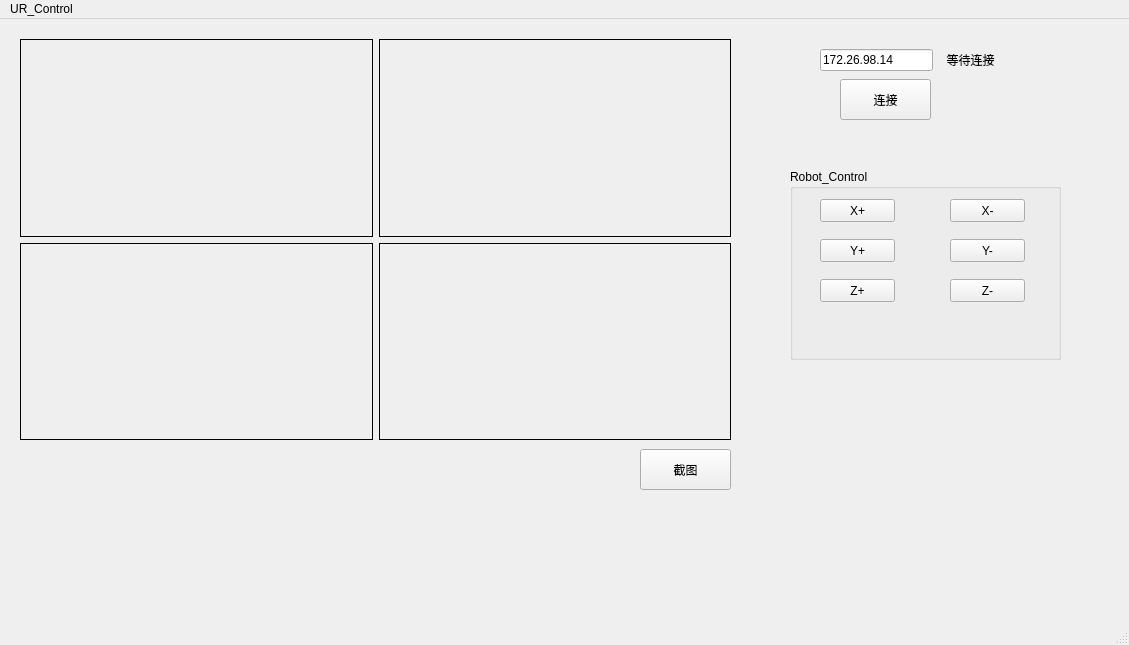
<?xml version="1.0" encoding="UTF-8"?>
<ui version="4.0">
 <class>MainWindow</class>
 <widget class="QMainWindow" name="MainWindow">
  <property name="enabled">
   <bool>true</bool>
  </property>
  <property name="geometry">
   <rect>
    <x>0</x>
    <y>0</y>
    <width>1129</width>
    <height>645</height>
   </rect>
  </property>
  <property name="sizePolicy">
   <sizepolicy hsizetype="Preferred" vsizetype="Preferred">
    <horstretch>0</horstretch>
    <verstretch>0</verstretch>
   </sizepolicy>
  </property>
  <property name="windowTitle">
   <string>MainWindow</string>
  </property>
  <widget class="QWidget" name="centralwidget">
   <widget class="QLineEdit" name="le_IPAdress">
    <property name="geometry">
     <rect>
      <x>820</x>
      <y>30</y>
      <width>113</width>
      <height>22</height>
     </rect>
    </property>
    <property name="text">
     <string>172.26.98.14</string>
    </property>
   </widget>
   <widget class="QPushButton" name="btn_Connect">
    <property name="geometry">
     <rect>
      <x>840</x>
      <y>60</y>
      <width>91</width>
      <height>41</height>
     </rect>
    </property>
    <property name="text">
     <string>连接</string>
    </property>
   </widget>
   <widget class="QLabel" name="lbl_Status">
    <property name="geometry">
     <rect>
      <x>940</x>
      <y>30</y>
      <width>61</width>
      <height>21</height>
     </rect>
    </property>
    <property name="text">
     <string>等待连接</string>
    </property>
    <property name="alignment">
     <set>Qt::AlignmentFlag::AlignCenter</set>
    </property>
   </widget>
   <widget class="QPushButton" name="btn_Capture">
    <property name="geometry">
     <rect>
      <x>640</x>
      <y>430</y>
      <width>91</width>
      <height>41</height>
     </rect>
    </property>
    <property name="text">
     <string>截图</string>
    </property>
   </widget>
   <widget class="QWidget" name="layoutWidget">
    <property name="geometry">
     <rect>
      <x>20</x>
      <y>20</y>
      <width>711</width>
      <height>401</height>
     </rect>
    </property>
    <layout class="QGridLayout" name="gridLayout">
     <property name="leftMargin">
      <number>0</number>
     </property>
     <item row="0" column="1">
      <widget class="QLabel" name="lbl_Cam2">
       <property name="sizePolicy">
        <sizepolicy hsizetype="Ignored" vsizetype="Ignored">
         <horstretch>0</horstretch>
         <verstretch>0</verstretch>
        </sizepolicy>
       </property>
       <property name="frameShape">
        <enum>QFrame::Shape::Box</enum>
       </property>
       <property name="text">
        <string/>
       </property>
       <property name="scaledContents">
        <bool>true</bool>
       </property>
      </widget>
     </item>
     <item row="0" column="0">
      <widget class="QLabel" name="lbl_Cam1">
       <property name="sizePolicy">
        <sizepolicy hsizetype="Ignored" vsizetype="Ignored">
         <horstretch>0</horstretch>
         <verstretch>0</verstretch>
        </sizepolicy>
       </property>
       <property name="baseSize">
        <size>
         <width>0</width>
         <height>0</height>
        </size>
       </property>
       <property name="frameShape">
        <enum>QFrame::Shape::Box</enum>
       </property>
       <property name="text">
        <string/>
       </property>
       <property name="scaledContents">
        <bool>true</bool>
       </property>
       <property name="alignment">
        <set>Qt::AlignmentFlag::AlignCenter</set>
       </property>
      </widget>
     </item>
     <item row="3" column="0">
      <widget class="QLabel" name="lbl_Cam3">
       <property name="sizePolicy">
        <sizepolicy hsizetype="Ignored" vsizetype="Ignored">
         <horstretch>0</horstretch>
         <verstretch>0</verstretch>
        </sizepolicy>
       </property>
       <property name="contextMenuPolicy">
        <enum>Qt::ContextMenuPolicy::DefaultContextMenu</enum>
       </property>
       <property name="frameShape">
        <enum>QFrame::Shape::Box</enum>
       </property>
       <property name="text">
        <string/>
       </property>
       <property name="scaledContents">
        <bool>true</bool>
       </property>
       <property name="alignment">
        <set>Qt::AlignmentFlag::AlignCenter</set>
       </property>
      </widget>
     </item>
     <item row="3" column="1">
      <widget class="QLabel" name="lbl_Cam4">
       <property name="sizePolicy">
        <sizepolicy hsizetype="Ignored" vsizetype="Ignored">
         <horstretch>0</horstretch>
         <verstretch>0</verstretch>
        </sizepolicy>
       </property>
       <property name="frameShape">
        <enum>QFrame::Shape::Box</enum>
       </property>
       <property name="text">
        <string/>
       </property>
       <property name="scaledContents">
        <bool>true</bool>
       </property>
      </widget>
     </item>
    </layout>
   </widget>
   <widget class="QGroupBox" name="groupBox">
    <property name="geometry">
     <rect>
      <x>790</x>
      <y>150</y>
      <width>271</width>
      <height>191</height>
     </rect>
    </property>
    <property name="contextMenuPolicy">
     <enum>Qt::ContextMenuPolicy::NoContextMenu</enum>
    </property>
    <property name="title">
     <string>Robot_Control</string>
    </property>
    <widget class="QPushButton" name="btn_X_Plus">
     <property name="geometry">
      <rect>
       <x>30</x>
       <y>30</y>
       <width>75</width>
       <height>23</height>
      </rect>
     </property>
     <property name="text">
      <string>X+</string>
     </property>
    </widget>
    <widget class="QPushButton" name="btn_X_Minus">
     <property name="geometry">
      <rect>
       <x>160</x>
       <y>30</y>
       <width>75</width>
       <height>23</height>
      </rect>
     </property>
     <property name="text">
      <string>X-</string>
     </property>
    </widget>
    <widget class="QPushButton" name="btn_Y_Minus">
     <property name="geometry">
      <rect>
       <x>160</x>
       <y>70</y>
       <width>75</width>
       <height>23</height>
      </rect>
     </property>
     <property name="text">
      <string>Y-</string>
     </property>
    </widget>
    <widget class="QPushButton" name="btn_Y_Plus">
     <property name="geometry">
      <rect>
       <x>30</x>
       <y>70</y>
       <width>75</width>
       <height>23</height>
      </rect>
     </property>
     <property name="text">
      <string>Y+</string>
     </property>
    </widget>
    <widget class="QPushButton" name="btn_Z_Minus">
     <property name="geometry">
      <rect>
       <x>160</x>
       <y>110</y>
       <width>75</width>
       <height>23</height>
      </rect>
     </property>
     <property name="text">
      <string>Z-</string>
     </property>
    </widget>
    <widget class="QPushButton" name="btn_Z_Plus">
     <property name="geometry">
      <rect>
       <x>30</x>
       <y>110</y>
       <width>75</width>
       <height>23</height>
      </rect>
     </property>
     <property name="text">
      <string>Z+</string>
     </property>
    </widget>
   </widget>
  </widget>
  <widget class="QMenuBar" name="menubar">
   <property name="geometry">
    <rect>
     <x>0</x>
     <y>0</y>
     <width>1129</width>
     <height>20</height>
    </rect>
   </property>
   <widget class="QMenu" name="menuUR_Control">
    <property name="title">
     <string>UR_Control</string>
    </property>
   </widget>
   <addaction name="menuUR_Control"/>
  </widget>
  <widget class="QStatusBar" name="statusbar"/>
  <action name="actionUR_Control">
   <property name="text">
    <string>UR_Control</string>
   </property>
  </action>
 </widget>
 <resources/>
 <connections/>
</ui>
